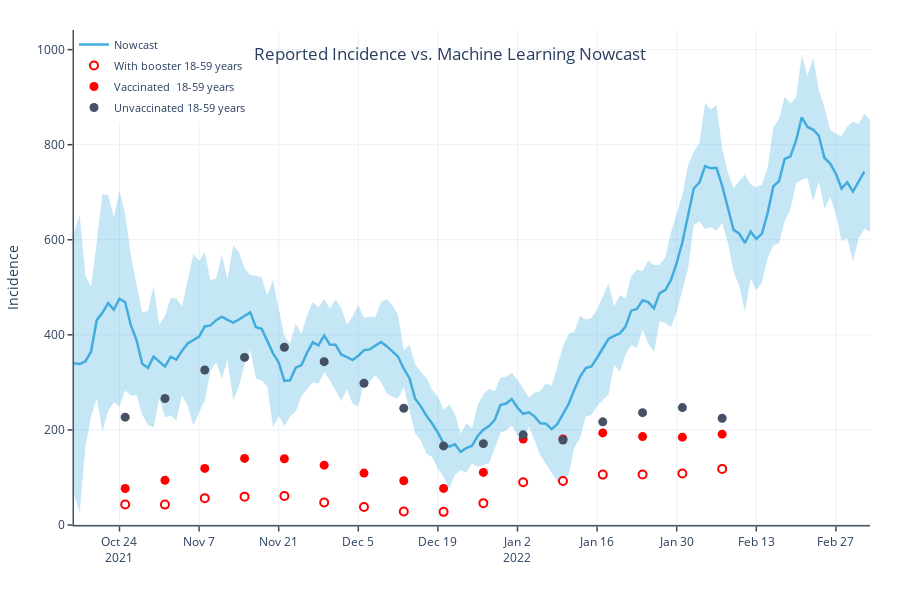

The code cell stored with this chart in its notebook:
### Code cell
import plotly.graph_objects as go

default_layout = dict(
    title={"y": 0.92, "x": 0.5, "xanchor": "center", "yanchor": "top"},
    font_size=12,
    autosize=True,
    height=600,
    margin=dict(l=60, r=30, b=75, t=30, pad=0),
    template="plotly_white",
    hovermode="x",
    legend={
        "font_size": 11,
        'x': 0,
        'y': 1,
        "itemclick": "toggleothers",
        "itemdoubleclick": "toggle",
        "tracegroupgap": 2,
    },
    hoverlabel={"font_color": "white", "namelength": -1},
    xaxis={
        "showline": True,
        "linewidth": 1.5,
        "linecolor": "#455266",
        "ticks": "outside",
        "tickwidth": 1.5,
        "rangemode": "nonnegative",
    },
    yaxis={
        "showline": True,
        "linewidth": 1.5,
        "linecolor": "#455266",
        "ticks": "outside",
        "tickwidth": 1.5,
        "rangemode": "nonnegative",
    },
    showlegend=True,
)

i18n = {'de': {
    'booster': 'Mit Auffrischimpfung 18-59 Jahre',
    'base': 'Grundimmunisierte  18-59 Jahre',
    'unvax': 'Ungeimpfte 18-59 Jahre',
    'title': 'Gemeldete Inzidenz vs. Machine Learning Nowcast',
    'y_axis_title': 'Inzidenz',
    'nowcast': 'Nowcast',
    'insecurity': 'Modell Unsicherheit'
}, 'en': {
    'booster': 'With booster 18-59 years',
    'base': 'Vaccinated  18-59 years',
    'unvax': 'Unvaccinated 18-59 years',
    'title': 'Reported Incidence vs. Machine Learning Nowcast',
    'y_axis_title': 'Incidence',
    'nowcast': 'Nowcast',
    'insecurity': 'Confidence interval'
}}

for language, translation in i18n.items():
    fig = go.Figure()

    fig.add_trace(go.Scatter(
        y=predicted_incidence_plot_data['mean'].values[10:] + 2 * predicted_incidence_plot_data['std'].values[10:],
        x=predicted_incidence_plot_data['date'].values[10:],
        showlegend=False,
        legendgroup='nowcast',
        mode='lines',
        marker=dict(color="#444"),
        line=dict(width=0),
        hoverinfo='skip'
    ))
    fig.add_trace(go.Scatter(
        name=translation['insecurity'],
        y=predicted_incidence_plot_data['mean'].values[10:] - 2 * predicted_incidence_plot_data['std'].values[10:],
        x=predicted_incidence_plot_data['date'].values[10:],
        showlegend=False,
        legendgroup='nowcast',
        marker=dict(color="#444"),
        line=dict(width=0),
        mode='lines',
        fillcolor='rgba(65, 172, 221, 0.3)',  #'rgba(68, 68, 68, 0.3)'
        fill='tonexty',
        hoverinfo='skip'
    ))

    fig.add_trace(go.Scatter(
        y=predicted_incidence_plot_data['mean'].values[10:-1],
        x=predicted_incidence_plot_data['date'].values[10:-1],
        name=translation['nowcast'],
        legendgroup='nowcast',
        mode='lines',
        hovertemplate="%{y:.0f}",
        line=dict(width=2.5,
                  color='#41ACDD'  #455266
                  )))

    fig.add_trace(go.Scatter(
        y=reported_incidence['Mit Auffrischimpfung 18-59 Jahre'].values[1:],
        x=reported_incidence['date'].values[1:],
        name=translation['booster'],
        mode='markers',
        hovertemplate="%{y:.0f}",
        marker=dict(size=8,
                    color='white',  #41ACDD
                    line=dict(width=2., color='red')  #DarkSlateGrey
                    )))

    fig.add_trace(go.Scatter(
        y=reported_incidence['Grundimmunisierte  18-59 Jahre'].values[1:],
        x=reported_incidence['date'].values[1:],
        name=translation['base'],
        mode='markers',
        hovertemplate="%{y:.0f}",
        marker=dict(size=9,
                    color='red',  #455266
                    # line=dict(width=1.5, color='DarkSlateGrey')
                    )
    ))

    fig.add_trace(go.Scatter(
        y=reported_incidence['Ungeimpfte 18-59 Jahre'].values[1:],
        x=reported_incidence['date'].values[1:],
        name=translation['unvax'],
        mode='markers',
        hovertemplate="%{y:.0f}",
        marker=dict(size=9,
                    color='#455266',  #red
                    # line=dict(width=1.5, color='DarkSlateGrey')
                    )))

    layout = dict(
        title_text=translation['title'],
        yaxis_title=translation['y_axis_title'],
        hovermode='x unified',
        hoverlabel={'font': {
            'color': 'black',
        }},
    )
    fig.update_layout(default_layout)
    fig.update_layout(layout)
    fig.write_html(f'incidence_nowcast_{language}.html', include_plotlyjs='cdn', full_html=False,
                   config={'responsive': 'true', 'displayModeBar': False})
    
fig.write_image(f"incidence_nowcast.png")
fig.show()

### Figure 1 — Plotly figure (JSON) as saved in the notebook; plotly's stock layout.template omitted (floating-point values rounded to 4 significant figures; data arrays with more than 128 entries replaced by an {"elided": "..."} marker saying what was removed)
{"data": [{"hoverinfo": "skip", "legendgroup": "nowcast", "line": {"width": 0}, "marker": {"color": "#444"}, "mode": "lines", "showlegend": false, "type": "scatter", "x": {"elided": "141 str values"}, "y": {"elided": "141 float values"}}, {"fill": "tonexty", "fillcolor": "rgba(65, 172, 221, 0.3)", "hoverinfo": "skip", "legendgroup": "nowcast", "line": {"width": 0}, "marker": {"color": "#444"}, "mode": "lines", "name": "Confidence interval", "showlegend": false, "type": "scatter", "x": {"elided": "141 str values"}, "y": {"elided": "141 float values"}}, {"hovertemplate": "%{y:.0f}", "legendgroup": "nowcast", "line": {"color": "#41ACDD", "width": 2.5}, "mode": "lines", "name": "Nowcast", "type": "scatter", "x": {"elided": "140 str values"}, "y": {"elided": "140 float values"}}, {"hovertemplate": "%{y:.0f}", "marker": {"color": "white", "line": {"color": "red", "width": 2}, "size": 8}, "mode": "markers", "name": "With booster 18-59 years", "type": "scatter", "x": ["2021-10-25T00:00:00.000000000", "2021-11-01T00:00:00.000000000", "2021-11-08T00:00:00.000000000", "2021-11-15T00:00:00.000000000", "2021-11-22T00:00:00.000000000", "2021-11-29T00:00:00.000000000", "2021-12-06T00:00:00.000000000", "2021-12-13T00:00:00.000000000", "2021-12-20T00:00:00.000000000", "2021-12-27T00:00:00.000000000", "2022-01-03T00:00:00.000000000", "2022-01-10T00:00:00.000000000", "2022-01-17T00:00:00.000000000", "2022-01-24T00:00:00.000000000", "2022-01-31T00:00:00.000000000", "2022-02-07T00:00:00.000000000"], "y": [43.24, 42.87, 56.45, 59.64, 61.13, 47.5, 37.72, 28.44, 27.64, 46.01, 89.78, 92.62, 106.0, 106.1, 108.5, 118.1]}, {"hovertemplate": "%{y:.0f}", "marker": {"color": "red", "size": 9}, "mode": "markers", "name": "Vaccinated  18-59 years", "type": "scatter", "x": ["2021-10-25T00:00:00.000000000", "2021-11-01T00:00:00.000000000", "2021-11-08T00:00:00.000000000", "2021-11-15T00:00:00.000000000", "2021-11-22T00:00:00.000000000", "2021-11-29T00:00:00.000000000", "2021-12-06T00:00:00.000000000", "2021-12-13T00:00:00.000000000", "2021-12-20T00:00:00.000000000", "2021-12-27T00:00:00.000000000", "2022-01-03T00:00:00.000000000", "2022-01-10T00:00:00.000000000", "2022-01-17T00:00:00.000000000", "2022-01-24T00:00:00.000000000", "2022-01-31T00:00:00.000000000", "2022-02-07T00:00:00.000000000"], "y": [76.7, 94.03, 119.0, 140.1, 139.3, 125.9, 109.2, 93.1, 76.94, 110.6, 180.7, 180.8, 193.7, 185.9, 184.8, 191.2]}, {"hovertemplate": "%{y:.0f}", "marker": {"color": "#455266", "size": 9}, "mode": "markers", "name": "Unvaccinated 18-59 years", "type": "scatter", "x": ["2021-10-25T00:00:00.000000000", "2021-11-01T00:00:00.000000000", "2021-11-08T00:00:00.000000000", "2021-11-15T00:00:00.000000000", "2021-11-22T00:00:00.000000000", "2021-11-29T00:00:00.000000000", "2021-12-06T00:00:00.000000000", "2021-12-13T00:00:00.000000000", "2021-12-20T00:00:00.000000000", "2021-12-27T00:00:00.000000000", "2022-01-03T00:00:00.000000000", "2022-01-10T00:00:00.000000000", "2022-01-17T00:00:00.000000000", "2022-01-24T00:00:00.000000000", "2022-01-31T00:00:00.000000000", "2022-02-07T00:00:00.000000000"], "y": [226.8, 266.0, 326.1, 352.6, 374.0, 343.6, 298.1, 245.5, 166.4, 171.1, 189.6, 178.9, 217.0, 236.3, 247.0, 224.6]}], "layout": {"autosize": true, "font": {"size": 12}, "height": 600, "hoverlabel": {"font": {"color": "black"}, "namelength": -1}, "hovermode": "x unified", "legend": {"font": {"size": 11}, "itemclick": "toggleothers", "itemdoubleclick": "toggle", "tracegroupgap": 2, "x": 0, "y": 1}, "margin": {"b": 75, "l": 60, "pad": 0, "r": 30, "t": 30}, "showlegend": true, "title": {"text": "Reported Incidence vs. Machine Learning Nowcast", "x": 0.5, "xanchor": "center", "y": 0.92, "yanchor": "top"}, "xaxis": {"linecolor": "#455266", "linewidth": 1.5, "rangemode": "nonnegative", "showline": true, "ticks": "outside", "tickwidth": 1.5}, "yaxis": {"linecolor": "#455266", "linewidth": 1.5, "rangemode": "nonnegative", "showline": true, "ticks": "outside", "tickwidth": 1.5, "title": {"text": "Incidence"}}}}
